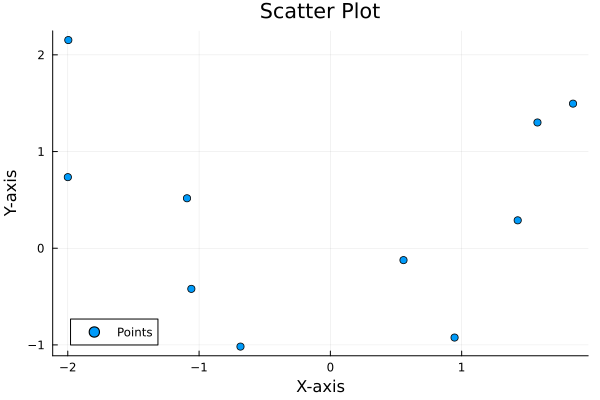

Write Julia code to recreate this figure.
using Plots

x = randn(10)
y = randn(10)

scatter(x, y, label="Points", xlabel="X-axis", ylabel="Y-axis", title="Scatter Plot")
savefig("04-scatter.png")
